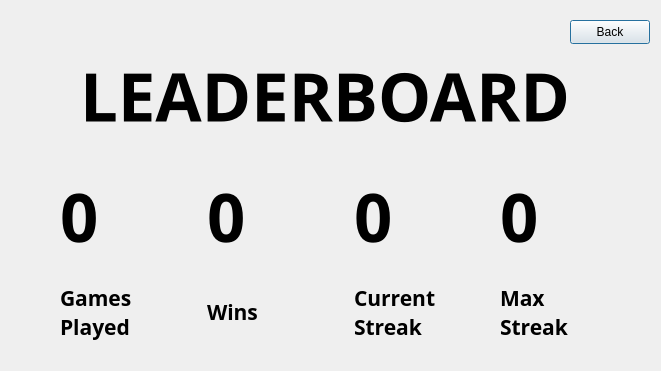
<?xml version="1.0" encoding="UTF-8"?>
<ui version="4.0">
 <class>leaderboard</class>
 <widget class="QDialog" name="leaderboard">
  <property name="geometry">
   <rect>
    <x>0</x>
    <y>0</y>
    <width>661</width>
    <height>371</height>
   </rect>
  </property>
  <property name="windowTitle">
   <string>Leaderboard</string>
  </property>
  <property name="styleSheet">
   <string notr="true"/>
  </property>
  <widget class="QPushButton" name="pushButton">
   <property name="geometry">
    <rect>
     <x>570</x>
     <y>20</y>
     <width>80</width>
     <height>24</height>
    </rect>
   </property>
   <property name="styleSheet">
    <string notr="true"/>
   </property>
   <property name="text">
    <string>Back</string>
   </property>
  </widget>
  <widget class="QLabel" name="label">
   <property name="geometry">
    <rect>
     <x>80</x>
     <y>30</y>
     <width>511</width>
     <height>131</height>
    </rect>
   </property>
   <property name="minimumSize">
    <size>
     <width>100</width>
     <height>30</height>
    </size>
   </property>
   <property name="maximumSize">
    <size>
     <width>100000</width>
     <height>10000</height>
    </size>
   </property>
   <property name="font">
    <font>
     <family>Yu Gothic</family>
     <pointsize>50</pointsize>
     <italic>false</italic>
     <bold>true</bold>
    </font>
   </property>
   <property name="styleSheet">
    <string notr="true">font: 700 50pt &quot;Yu Gothic&quot;;</string>
   </property>
   <property name="text">
    <string>LEADERBOARD</string>
   </property>
  </widget>
  <widget class="QWidget" name="">
   <property name="geometry">
    <rect>
     <x>60</x>
     <y>170</y>
     <width>581</width>
     <height>186</height>
    </rect>
   </property>
   <layout class="QVBoxLayout" name="verticalLayout">
    <item>
     <layout class="QHBoxLayout" name="horizontalLayout">
      <item>
       <widget class="QLabel" name="gamesPlayedLabel">
        <property name="minimumSize">
         <size>
          <width>100</width>
          <height>30</height>
         </size>
        </property>
        <property name="maximumSize">
         <size>
          <width>100000</width>
          <height>100000</height>
         </size>
        </property>
        <property name="font">
         <font>
          <family>Yu Gothic</family>
          <pointsize>50</pointsize>
          <italic>false</italic>
          <bold>true</bold>
         </font>
        </property>
        <property name="styleSheet">
         <string notr="true">font: 700 50pt &quot;Yu Gothic&quot;;</string>
        </property>
        <property name="text">
         <string>0</string>
        </property>
       </widget>
      </item>
      <item>
       <widget class="QLabel" name="winCountLabel">
        <property name="minimumSize">
         <size>
          <width>100</width>
          <height>30</height>
         </size>
        </property>
        <property name="maximumSize">
         <size>
          <width>100000</width>
          <height>100000</height>
         </size>
        </property>
        <property name="font">
         <font>
          <family>Yu Gothic</family>
          <pointsize>50</pointsize>
          <italic>false</italic>
          <bold>true</bold>
         </font>
        </property>
        <property name="styleSheet">
         <string notr="true">font: 700 50pt &quot;Yu Gothic&quot;;</string>
        </property>
        <property name="text">
         <string>0</string>
        </property>
       </widget>
      </item>
      <item>
       <widget class="QLabel" name="currentStreakLabel">
        <property name="minimumSize">
         <size>
          <width>100</width>
          <height>30</height>
         </size>
        </property>
        <property name="maximumSize">
         <size>
          <width>100000</width>
          <height>100000</height>
         </size>
        </property>
        <property name="font">
         <font>
          <family>Yu Gothic</family>
          <pointsize>50</pointsize>
          <italic>false</italic>
          <bold>true</bold>
         </font>
        </property>
        <property name="styleSheet">
         <string notr="true">font: 700 50pt &quot;Yu Gothic&quot;;</string>
        </property>
        <property name="text">
         <string>0</string>
        </property>
       </widget>
      </item>
      <item>
       <widget class="QLabel" name="maxStreakLabel">
        <property name="minimumSize">
         <size>
          <width>100</width>
          <height>30</height>
         </size>
        </property>
        <property name="maximumSize">
         <size>
          <width>100000</width>
          <height>100000</height>
         </size>
        </property>
        <property name="font">
         <font>
          <family>Yu Gothic</family>
          <pointsize>50</pointsize>
          <italic>false</italic>
          <bold>true</bold>
         </font>
        </property>
        <property name="styleSheet">
         <string notr="true">font: 700 50pt &quot;Yu Gothic&quot;;</string>
        </property>
        <property name="text">
         <string>0</string>
        </property>
       </widget>
      </item>
     </layout>
    </item>
    <item>
     <layout class="QHBoxLayout" name="horizontalLayout_2">
      <item>
       <widget class="QLabel" name="gamesPlayedLabel_2">
        <property name="minimumSize">
         <size>
          <width>100</width>
          <height>30</height>
         </size>
        </property>
        <property name="maximumSize">
         <size>
          <width>100000</width>
          <height>100000</height>
         </size>
        </property>
        <property name="font">
         <font>
          <family>Yu Gothic</family>
          <pointsize>16</pointsize>
          <italic>false</italic>
          <bold>true</bold>
         </font>
        </property>
        <property name="styleSheet">
         <string notr="true">font: 700 16pt &quot;Yu Gothic&quot;;</string>
        </property>
        <property name="text">
         <string>Games
Played</string>
        </property>
       </widget>
      </item>
      <item>
       <widget class="QLabel" name="winCountLabel_2">
        <property name="minimumSize">
         <size>
          <width>100</width>
          <height>30</height>
         </size>
        </property>
        <property name="maximumSize">
         <size>
          <width>100000</width>
          <height>100000</height>
         </size>
        </property>
        <property name="font">
         <font>
          <family>Yu Gothic</family>
          <pointsize>16</pointsize>
          <italic>false</italic>
          <bold>true</bold>
         </font>
        </property>
        <property name="styleSheet">
         <string notr="true">font: 700 16pt &quot;Yu Gothic&quot;;</string>
        </property>
        <property name="text">
         <string>Wins</string>
        </property>
       </widget>
      </item>
      <item>
       <widget class="QLabel" name="currentStreakLabel_2">
        <property name="minimumSize">
         <size>
          <width>100</width>
          <height>30</height>
         </size>
        </property>
        <property name="maximumSize">
         <size>
          <width>100000</width>
          <height>100000</height>
         </size>
        </property>
        <property name="font">
         <font>
          <family>Yu Gothic</family>
          <pointsize>16</pointsize>
          <italic>false</italic>
          <bold>true</bold>
         </font>
        </property>
        <property name="styleSheet">
         <string notr="true">font: 700 16pt &quot;Yu Gothic&quot;;</string>
        </property>
        <property name="text">
         <string>Current
Streak</string>
        </property>
       </widget>
      </item>
      <item>
       <widget class="QLabel" name="maxStreakLabel_2">
        <property name="minimumSize">
         <size>
          <width>100</width>
          <height>30</height>
         </size>
        </property>
        <property name="maximumSize">
         <size>
          <width>100000</width>
          <height>100000</height>
         </size>
        </property>
        <property name="font">
         <font>
          <family>Yu Gothic</family>
          <pointsize>16</pointsize>
          <italic>false</italic>
          <bold>true</bold>
         </font>
        </property>
        <property name="styleSheet">
         <string notr="true">font: 700 16pt &quot;Yu Gothic&quot;;</string>
        </property>
        <property name="text">
         <string>Max
Streak</string>
        </property>
       </widget>
      </item>
     </layout>
    </item>
   </layout>
  </widget>
 </widget>
 <resources/>
 <connections/>
</ui>
